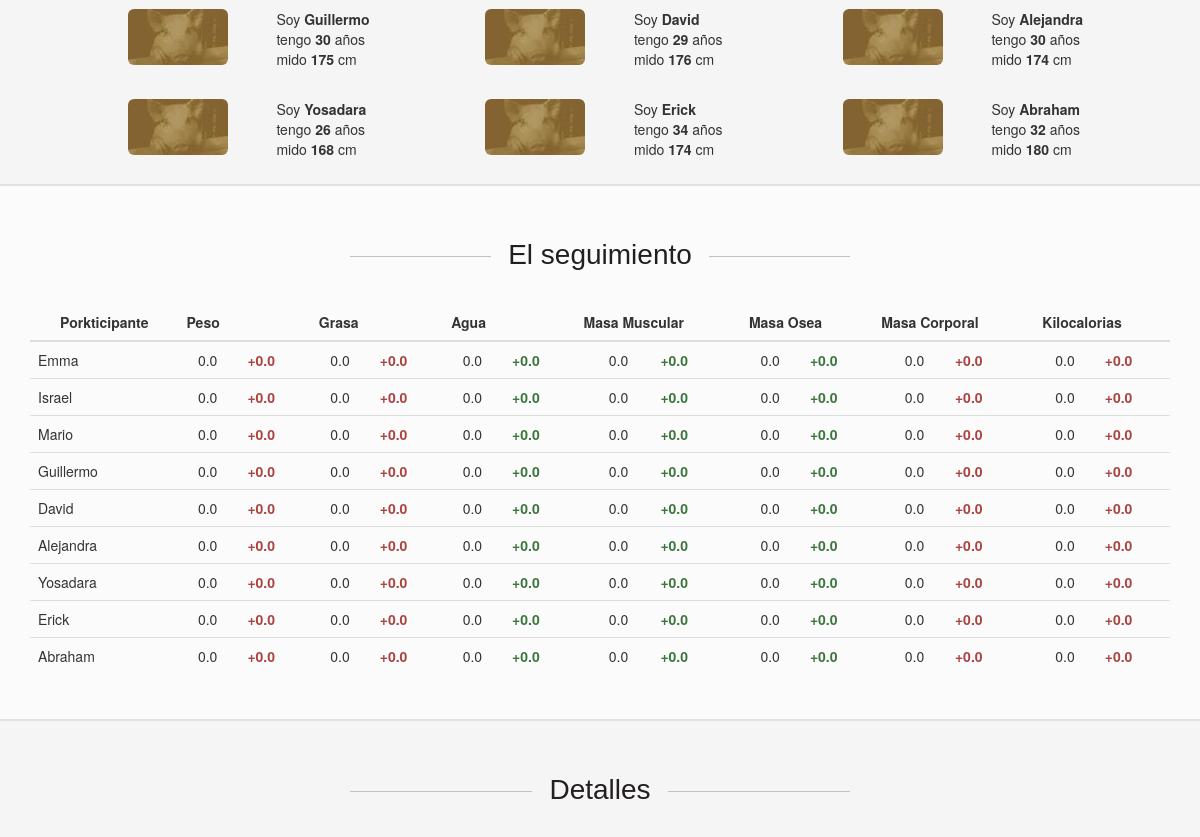
Before: /cerdoton/ (middle part) with the older database file.
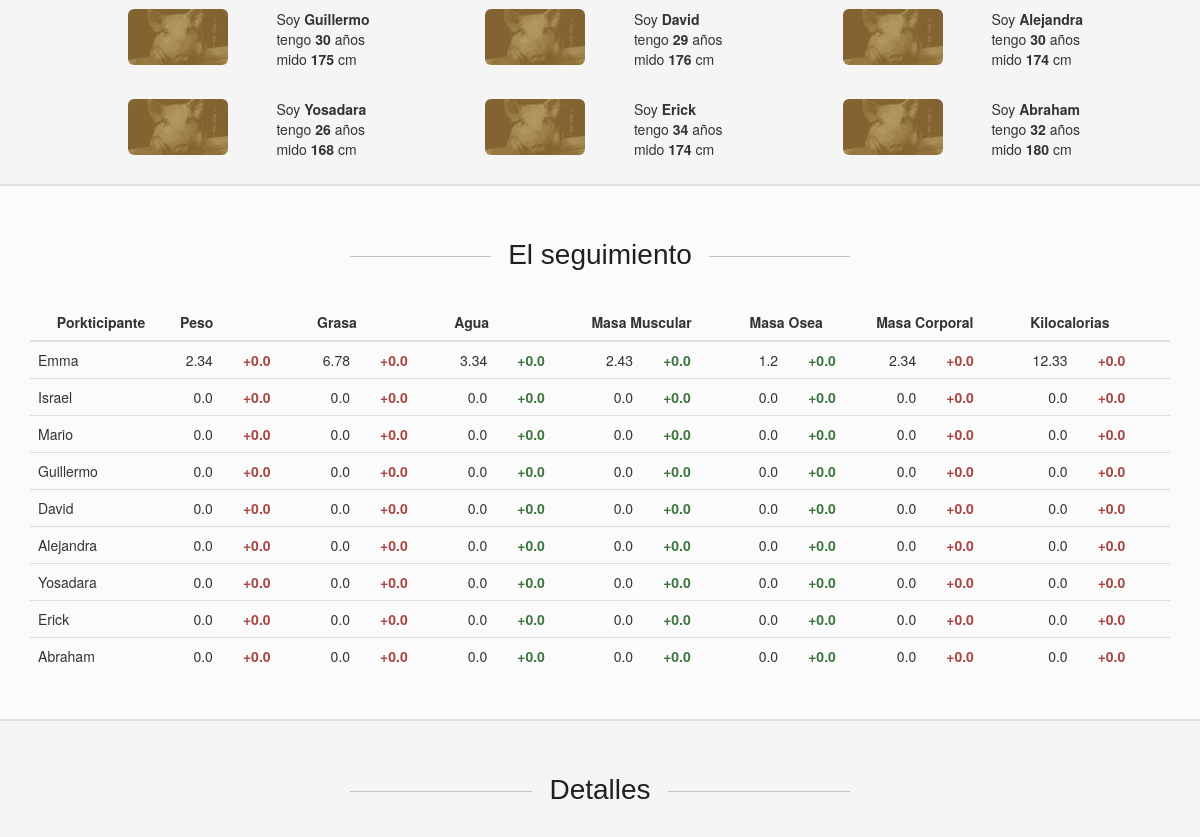
After: the same page with the newer database file.
### cerdoton_app/models.py (models this page shows, shortened)
class PigData(models.Model):
    Name = models.CharField('Nombre', max_length=100)
    Age = models.IntegerField('Edad', default=0)
    Height = models.IntegerField('Altura', default=0)

class PigStatus(models.Model):
    pig_data = models.ForeignKey(PigData)
    weight = models.FloatField('Peso', default=0.0)
    fat_percentage = models.FloatField('Porcentage de grasa', default=0.0)
    total_body_water = models.FloatField('Porcentage de liquidos', default=0.0)
    body_mass_index = models.FloatField('Porcentage de masa muscular', default=0.0)
    bone_percentage = models.FloatField('Porcentage de masa osea', default=0.0)
    muscle_percentage = models.FloatField('Porcentage de masa corporal', default=0.0)
    kilocalories = models.FloatField('Kilocalorias', default=0.0)
    ideal_weight = models.FloatField('Peso ideal', default=0.0)
    week = models.IntegerField('Semana', default=0)

### cerdoton_app/views.py (the view)
def index(request):
    pigs_list = PigData.objects.all()
    context = {'pigs_list': masterPigList(pigs_list)}
    return render(request, 'cerdoton_app/index.html', context)

### cerdoton_app/templates/cerdoton_app/index.html (shortened to what this page needs)
<!DOCTYPE html>
<html lang="en">
<head>
  {% load staticfiles %}
  <link href="{% static "cerdoton_app/bootstrap-3.3.2-dist/css/bootstrap.min.css" %}" rel="stylesheet"/>
  <link href="{% static "cerdoton_app/css/cerdoton.css" %}" rel="stylesheet"/>
</head>
<body>
  <section id="crdtn-contest">
    <div class="container">
      <div class="row crdtn-vintage-pad">
        <div class="col-md-11 col-md-offset-1">
          <div class="row">
            {% if pigs_list %}
              {% for pig in pigs_list %}
                <div class="col-md-4">
                  <div class="row crdtn-row-pad">
                    <div class="col-md-4">
                      <img src="{% static "cerdoton_app/img/avatar.jpg" %}" class="img-rounded" alt"Cuiiii">
                    </div>
                    <div class="col-md-6 col-md-offset-1 text-left">
                      <div class="row">
                        <div class="col-md-12">
                          Soy <strong>{{ pig.name }}</strong>
                        </div>
                      </div>
                      <div class="row">
                        <div class="col-md-12">
                          tengo <strong>{{ pig.age }}</strong> a&ntilde;os
                        </div>
                      </div>
                      <div class="row">
                        <div class="col-md-12">
                          mido <strong>{{ pig.height }}</strong> cm
                        </div>
                      </div>
                    </div>
                  </div>
                </div>
              {% endfor %}
            {% else %}
              <p>Not available.</p>
            {% endif %}
          </div>
        </div>
      </div>
    </div>
  </section>
  <section id="crdtn-result">
    <div class="container">
      <div class="row">
        <div class="col-md-12">
          <h2>
            <span>El seguimiento</span>
          </h2>
        </div>
      </div>
      <div class="row crdtn-row-pad">
        <div class="col-md-12">
          <div class="table-responsive">
            <table class="table table-hover">
              <thead>
                <tr>
                  <th class="text-center">Porkticipante</th>
                  <th class="text-left">Peso</th>
                  <th class="text-left">Grasa</th>
                  <th class="text-left">Agua</th>
                  <th class="text-left">Masa Muscular</th>
                  <th class="text-left">Masa Osea</th>
                  <th class="text-left">Masa Corporal</th>
                  <th class="text-left">Kilocalorias</th>
                </tr>
              </thead>
              <tbody>
                {% if pigs_list %}
                  {% for pig in pigs_list %}
                    <tr>
                      <td class="text-left">{{ pig.name }}</td>
                      <td>
                        <div class="row">
                          <div class="col-md-5 text-right">{{ pig.weight }}</div>
                          <div class="col-md-4 text-right">
                            {% if pig.weight_diff >= 0 %}
                              <strong class="text-danger">+{{ pig.weight_diff }}</strong>
                            {% else %}
                              <strong class="text-success">{{ pig.weight_diff }}</strong>
                            {% endif %}
                          </div>
                        </div>
                      </td>
                      <td>
                        <div class="row">
                          <div class="col-md-5 text-right">{{ pig.fat_percentage }}</div>
                          <div class="col-md-4 text-right">
                            {% if pig.fat_percentage_diff >= 0 %}
                              <strong class="text-danger">+{{ pig.fat_percentage_diff }}</strong>
                            {% else %}
                              <strong class="text-success">{{ pig.fat_percentage_diff }}</strong>
                            {% endif %}
                          </div>
                        </div>
                      </td>
                      <td>
                        <div class="row">
                          <div class="col-md-5 text-right">{{ pig.total_body_water }}</div>
                          <div class="col-md-4 text-right">
                            {% if pig.total_body_water_diff >= 0 %}
                              <strong class="text-success">+{{ pig.total_body_water_diff }}</strong>
                            {% else %}
                              <strong class="text-danger">{{ pig.total_body_water_diff }}</strong>
                            {% endif %}
                          </div>
                        </div>
                      </td>
                      <td>
                        <div class="row">
                          <div class="col-md-5 text-right">{{ pig.body_mass_index }}</div>
                          <div class="col-md-4 text-right">
                            {% if pig.body_mass_index_diff >= 0 %}
                              <strong class="text-success">+{{ pig.body_mass_index_diff }}</strong>
                            {% else %}
                              <strong class="text-danger">{{ pig.body_mass_index_diff }}</strong>
                            {% endif %}
                          </div>
                        </div>
                      </td>
                      <td>
                        <div class="row">
                          <div class="col-md-5 text-right">{{ pig.bone_percentage }}</div>
                          <div class="col-md-4 text-right">
                            {% if pig.bone_percentage_diff >= 0 %}
                              <strong class="text-success">+{{ pig.bone_percentage_diff }}</strong>
                            {% else %}
                              <strong class="text-danger">{{ pig.bone_percentage_diff }}</strong>
                            {% endif %}
                          </div>
                        </div>
                      </td>
                      <td>
                        <div class="row">
                          <div class="col-md-5 text-right">{{ pig.muscle_percentage }}</div>
                          <div class="col-md-4 text-right">
                            {% if pig.muscle_percentage_diff >= 0 %}
                              <strong class="text-danger">+{{ pig.muscle_percentage_diff }}</strong>
                            {% else %}
                              <strong class="text-success">{{ pig.muscle_percentage_diff }}</strong>
                            {% endif %}
                          </div>
                        </div>
                      </td>
                      <td>
                        <div class="row">
                          <div class="col-md-5 text-right">{{ pig.kilocalories }}</div>
                          <div class="col-md-4 text-right">
                            {% if pig.kilocalories_diff >= 0 %}
                              <strong class="text-danger">+{{ pig.kilocalories_diff }}</strong>
                            {% else %}
                              <strong class="text-success">{{ pig.kilocalories_diff }}</strong>
                            {% endif %}
                          </div>
                        </div>
                      </td>
                    </tr>
                  {% endfor %}
                {% else %}
                  <p>Not available.</p>
                {% endif %}
              </tbody>
            </table>
          </div
        </div>
      </div>
    </div>
  </section>
  <section id="crdtn-contest">
    <div class="container">
      <div class="row">
        <div class="col-md-12">
          <h2>
            <span>Detalles</span>
          </h2>
        </div>
      </div>
    </div>
  </section>
</body>
</html>

### cerdoton_app/static/cerdoton_app/css/cerdoton.css (style rules this page uses)
body { background-color: transparent; }
html { background: url("../img/pig.jpg") no-repeat center center fixed; -webkit-background-size: cover; -moz-background-size: cover; -o-background-size: cover; background-size: cover; }
#crdtn-contest { background: #f5f5f5; padding: 55px 0 25px; text-align: center; border-top: 1px solid #e1e1e1; border-bottom: 1px solid #e1e1e1; }
#crdtn-contest h2 { font-size: 28px; line-height: 28px; color: #231f20; margin: 0 auto 5px; position: relative; max-width: 500px; font-family: Helvetica; }
#crdtn-contest h2 span { display: inline-block; padding: 0 17px; background: #f5f5f5; z-index: 2; position: relative; }
.crdtn-vintage-pad { margin-top: 0px; }
.crdtn-row-pad { margin-top: 30px; }
#crdtn-result { background: #fbfbfb; padding: 55px 0 25px; text-align: center; border-top: 1px solid #e1e1e1; border-bottom: 1px solid #e1e1e1; }
#crdtn-result h2 { font-size: 28px; line-height: 28px; color: #231f20; margin: 0 auto 5px; position: relative; max-width: 500px; font-family: Helvetica; }
#crdtn-result h2 span { display: inline-block; padding: 0 17px; background: #fbfbfb; z-index: 2; position: relative; }

Changed rows visible on the page:
added PigStatus: weight "2.34", fat_percentage "6.78", total_body_water "3.34", body_mass_index "2.43", bone_percentage "1.2", muscle_percentage "2.34", kilocalories "12.33"
Other visible differences:
new list line: "Emma"
new list line: "+ 0.0 + 0.0 + 0.0 + 0.0 + 0.0 + 0.0 + 0.0"
list line gone: "Emma"
list line gone: "0.0 + 0.0 0.0 + 0.0 0.0 + 0.0 0.0 + 0.0 0.0 + 0.0 0.0 + 0.0 0.0 + 0.0"
